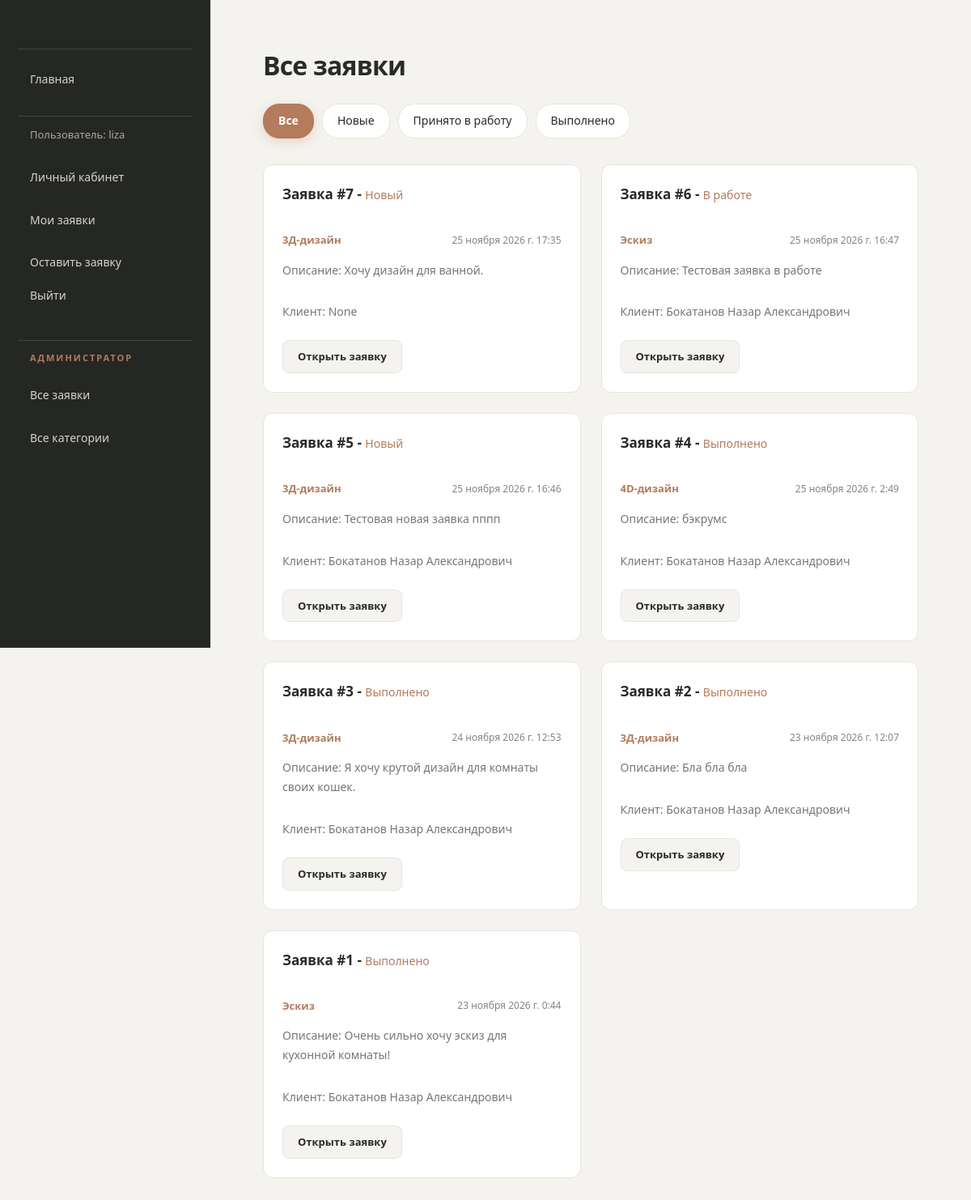
The app's page /creative_space/all_submissions/ (signed in), older data.
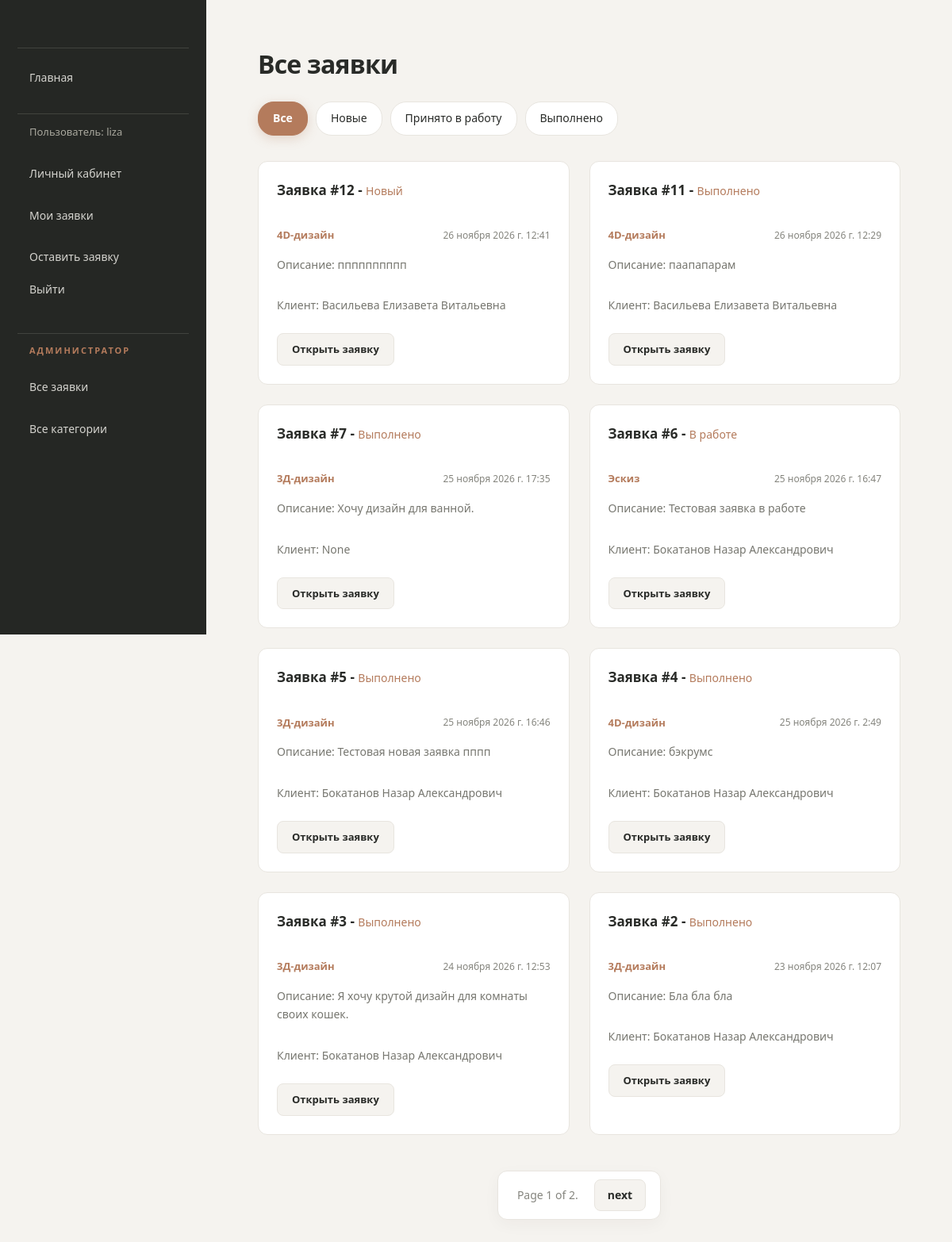
The same page, newer data.
### creative_space/models.py (models this page shows, shortened)
class Submission(models.Model):
    client = models.ForeignKey(Client, verbose_name="Клиент", on_delete=models.SET_NULL, null=True)
    category = models.ForeignKey(Category, verbose_name="Категория",on_delete=models.CASCADE, help_text="Категория заявки (что требуется сделать по заявке)")
    description = models.TextField("Описание", help_text="Предпочтения и пожелания к дизайну.")
    floor_plan=models.ImageField(
        "План помещения",
        upload_to='floor_plan/%Y/%m',
        help_text="План помещения.",
        validators=[
            FileExtensionValidator(
                allowed_extensions=['png', 'jpg', 'jpeg', 'bmp'],
                message="Допустимые форматы: JPG, JPEG, PNG, BMP.",),
            validate_image_size,],
        )
    created_at = models.DateTimeField(auto_now_add=True, help_text="Дата создания заявки")
    WORK_STATUS = [
        ('n', 'Новый'),
        ('w', 'В работе'),
        ('r', "Выполнено"),
    ]
    status = models.CharField("Статус заявки", max_length=1, choices=WORK_STATUS, default='n')
    def get_absolute_url(self):
        return reverse('submission-detail', args=[str(self.id)])

class Category(models.Model):
    name = models.CharField("Категория", max_length=50, help_text="Категория заявки.")
    class Meta:
        ordering = ('name',)
    def __str__(self):
        return self.name

class Client(models.Model):
    user = models.OneToOneField(User, verbose_name="Пользователь", on_delete=models.CASCADE)
    patronymic = models.CharField("Отчество", max_length=100, blank=True)
    is_agree_to_processing_data = models.BooleanField("Согласие на обработку данных", default=False)
    class Meta:
        ordering = ('user__last_name',)
    def __str__(self):
        if self.patronymic:
            return  f'{self.user.last_name} {self.user.first_name} {self.patronymic}'
        elif self.user.first_name or self.user.last_name:
            return f'{self.user.last_name} {self.user.first_name}'
        else:
            return f'{self.user.username}'

### creative_space/views.py (the view)
# urls.py: path('all_submissions/', views.SubmissionListViewAll.as_view(), name='all_submissions'),
class SubmissionListViewAll(LoginRequiredMixin, generic.ListView):
    model = Submission
    template_name = 'creative_space/submission_list_all.html'
    paginate_by = 8
    def get_queryset(self):
        queryset = Submission.objects.all().order_by('-created_at')
        status = self.request.GET.get('status')
        if status:
            queryset = queryset.filter(status__exact=status)
        return queryset
    def get_context_data(self, **kwargs):
        context = super().get_context_data(**kwargs)
        context['current_status'] = self.request.GET.get('status', '')
        return context

### creative_space/templates/creative_space/submission_list_all.html
{% extends 'base_generic.html' %}
{% block content %}
    <h1>Все заявки</h1>
            <div class="filter-buttons">
                <a href="{% url 'all_submissions' %}" class="filter-btn {% if not current_status %}active{% endif %}">Все</a>
                <a href="?status=n" class="filter-btn {% if current_status == 'n' %}active{% endif %}">Новые</a>
                <a href="?status=w" class="filter-btn {% if current_status == 'w' %}active{% endif %}">Принято в работу</a>
                <a href="?status=r" class="filter-btn {% if current_status == 'r' %}active{% endif %}">Выполнено</a>
            </div>
    <div class="submissions">
        {% if submission_list %}
            {% for submission in submission_list %}
                <div class="submission">
                    <h3>Заявка #{{submission.id}} - <span class="status">{{submission.get_status_display}}</span></h3>
                    <div class="submission-info">
                        <p>{{submission.category}}</p>
                        <time>{{submission.created_at}}</time>
                    </div>
                    <p>Описание: {{submission.description}}</p>
                    <p>Клиент: {{submission.client}}</p>
                    <a href="{{ submission.get_absolute_url }}">Открыть заявку</a>
                </div>
            {% endfor %}
        {% else %}
            <div class="actions">
               <p>Заявок нет.</p>
            </div>
        {% endif %}
    </div>
{% endblock %}

### creative_space/templates/base_generic.html (shortened to what this page needs)
<!DOCTYPE html>
<html lang="ru">
  <head>
    {% load static %}
    <link rel="stylesheet" href="{% static 'css/styles.css' %}" />
  </head>
  <body>
    <div class="container">
      <header>
        <nav>
          {% block sidebar %}
            <menu class="sidebar-nav">
              <li><a href="{% url 'index' %}">Главная</a></li>
            {% if user.is_authenticated %}
              <li>Пользователь: {{user.get_username}}</li>
              <li><a href="{% url 'profile' %}">Личный кабинет</a></li>
              <li><a href="{% url 'my_submissions' %}">Мои заявки</a></li>
              <li><a href="{% url 'create_submission' %}">Оставить заявку</a></li>
              <li>
                <form id="logout-form" method="post" action="{% url 'logout' %}">
                  <button type="submit" class="btn-link">Выйти</button>
                </form>
              </li>
              {% if user.is_staff %}
              <li class="title-nav">Администратор</li>
              <li><a href="{% url 'all_submissions' %}">Все заявки</a></li>
              <li><a href="{% url 'categories' %}">Все категории</a></li>
              {% endif %}
            {% else %}
              <li><a href="{% url 'login' %}">Войти</a></li>
            {% endif %}
            </menu>
          {% endblock %}
        </nav>
      </header>
      <main>
        {% block content %}{% endblock %}
        {% block pagination %}
          {% if is_paginated %}
            <div class="pagination">
              <span class="page-links">
                <span class="page-current">
                  Page {{ page_obj.number }} of {{ page_obj.paginator.num_pages }}.
                </span>
                {% if page_obj.has_next %}
                  <a href="{{ request.path }}?page={{ page_obj.next_page_number }}">next</a>
                {% endif %}
              </span>
            </div>
          {% endif %}
        {% endblock %}
      </main>
    </div>
  </body>
</html>

Row changes from the older to the newer data that the page shows:
no longer on this page (row unchanged): Submission: id "1", status "Выполнено", category "Эскиз", created_at "23 ноября 2026 г. 0:44", description "Очень сильно хочу эскиз для кухонной комнаты!", client "Бокатанов Назар Александрович"
added Submission: id "12", status "Новый", category "4D-дизайн", created_at "26 ноября 2026 г. 12:41", description "пппппппппп", client "Васильева Елизавета Витальевна"
added Submission: id "11", status "Выполнено", category "4D-дизайн", created_at "26 ноября 2026 г. 12:29", description "паапапарам", client "Васильева Елизавета Витальевна"
changed Submission "Хочу дизайн для ванной.": status "Новый" → "Выполнено"
changed Submission "Тестовая новая заявка пппп": status "Новый" → "Выполнено"
Text that changed along with them:
{{ page_obj.number }}: (not shown) → "1"
{{ page_obj.paginator.num_pages }}: (not shown) → "2"
text now shown: "Page of . next"
